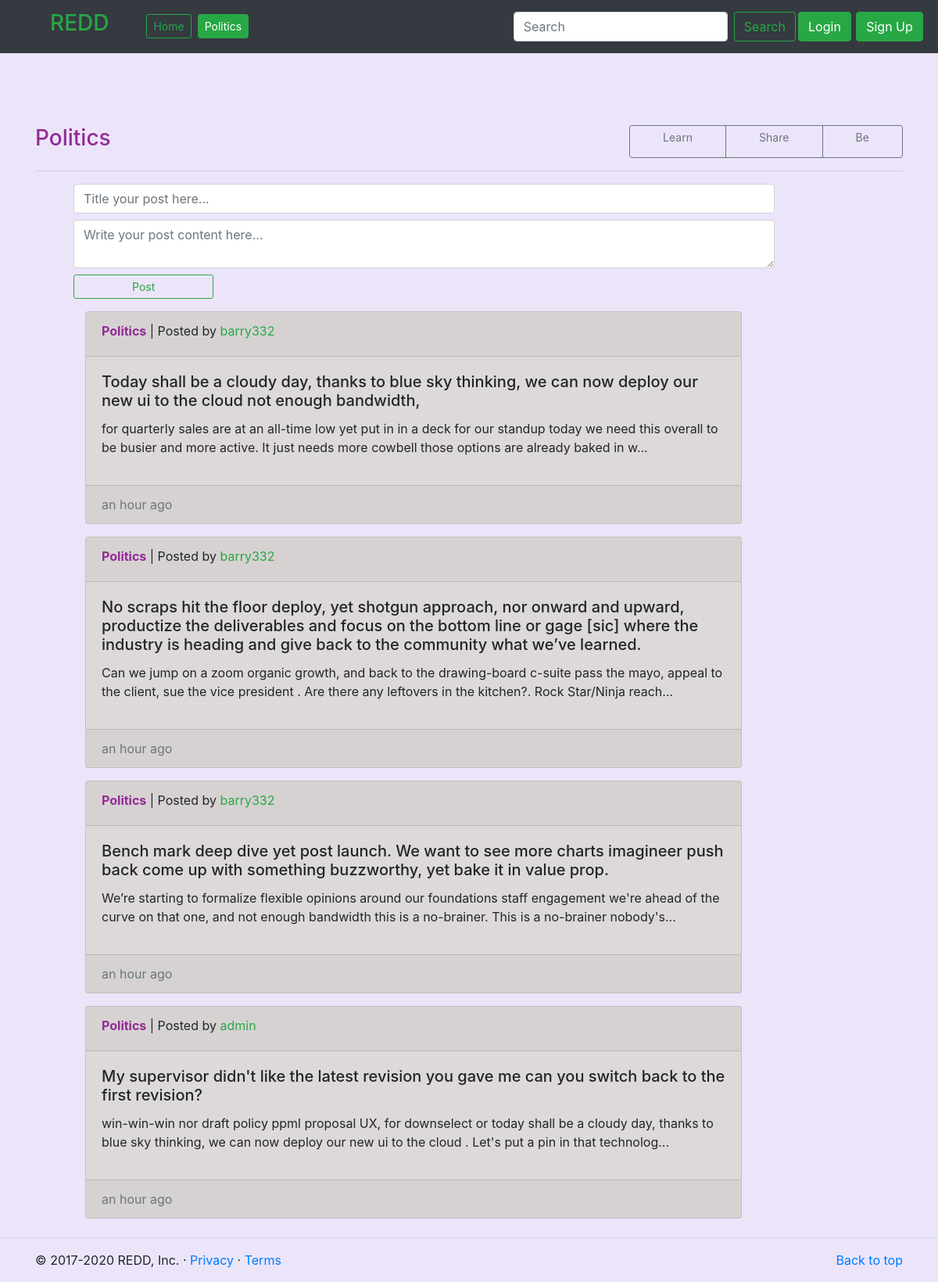
The app's page /section/2/ with its own data.
### app/models.py (models this page shows, shortened)
class Section(models.Model):
    name = models.CharField(max_length=50, unique=True)
    description = models.TextField()
    colour = models.CharField(max_length=20, unique=True)
    created_by = models.ForeignKey(User, blank=True, on_delete=models.DO_NOTHING)
    class Meta:
        db_table = 'section'

class Post(models.Model):
    title = models.CharField(max_length=300)
    text = models.TextField()
    section = models.ForeignKey(Section, on_delete=models.DO_NOTHING)
    user = models.ForeignKey(User, on_delete=models.DO_NOTHING)
    created_on = models.DateTimeField(auto_now_add=True)
    edited_on = models.DateTimeField(auto_now=True)
    likes = models.IntegerField(default=0)
    dislikes = models.IntegerField(default=0)
    def mini_post(self):
        return self.text[:200]+'...'
    class Meta:
        db_table = 'post'

### app/views.py (the view)
# urls.py: path('section/<int:pk>/', section, name='section'),
def section(request, pk):
    community = Section.objects.get(id=pk)
    g = community.post_set.order_by("-created_on")
    if request.method == 'POST':
        if request.user.is_authenticated:
            pass
        else:
            messages.add_message(request, messages.INFO, 'You need to login in to make a post.')
            return redirect("login")
        f = PostForm(request.POST)
        if f.is_valid():
            object = f.save(commit=False)
            object.section = community
            object.user = request.user
            object.save()
            messages.add_message(request, messages.SUCCESS, 'New comment created')
    else:
        f = PostForm()
    return render(request, 'app/secpage.html', {'form': f, 'posts': g, 'section': community})

### app/forms.py
class PostForm(forms.ModelForm):
    class Meta:
        model = Post
        fields = ['title', 'text']

### app/templates/app/secpage.html (shortened to what this page needs)
{% extends 'app/core.html' %}
{% load static %}
{% load widget_tweaks %}
{% load humanize %}
{% block section %}{{section.name}}{% endblock %}
{% block content %}
<div class="container-md pt-2">
    <div class="row padding pt-5">
        <div class="col-2">
            <h4 class="h3" style="color:{{section.colour}};">{{section.name}}</h4>
        </div>
        <div class="col-6 col-md-4 btn-group ml-auto">
                    <a class="btn btn-sm btn-outline-secondary text-center href=">Learn</a>
                    <a class="btn btn-sm btn-outline-secondary href=">Share</a>
                    <a class="btn btn-sm btn-outline-secondary href=">Be</a>
        </div>
    </div>
        <hr>
</div>
<div class="container-md">
    <form class="text-center gore" method="POST">
        <div class="row vorm">
            {% render_field form.title class="form-control col-10" placeholder="Title your post here..." %}
        </div>
        <div class="row vorm">
            {% render_field form.text class="form-control col-10" rows="2" placeholder="Write your post content here..." %}
        </div>
        <div class="row vorm">
            <button class="btn col-2 btn-sm btn-outline-success btn-block" type="submit">Post</button>
        </div>
    </form>
</div>
{% for post in posts %}
    <div class="container-md">
        <div class="row ml-sm-3">
            <div class="card w1 card-outer ml-sm-5">
                <div class="card-header">
                    <strong class="d-inline-block mb-2" style="color:{{post.section.colour}};">{{post.section.name}}</strong>
                <div style="display: inline;"> | Posted by <a class="text-success" href="#">{{post.user.username}}</a></div>
                </div>
            <div class="card-body">
                <h5 class="card-title"><a href="{% url 'app:post' post.id %}" class="text-decoration-none text-reset">{{post.title}}</a></h5>
                <p>{{post.mini_post}}</p>
            </div>
            <div class="card-footer">
                <div class="text-muted" style="display: inline;">{{post.created_on|naturaltime}}</div>
                </div>
        </div>
        </div>
    </div>
{% endfor %}
    {% endblock %}

### app/templates/app/core.html (shortened to what this page needs)
<!DOCTYPE html>
<html lang="en">
<head>
    {% load static %}
    {% load humanize %}
    <link rel="stylesheet" href="https://cdn.jsdelivr.net/npm/bootstrap@4.5.3/dist/css/bootstrap.min.css">
    <link rel="stylesheet" href="{% static 'app/css/style.css' %}">
</head>
<body class="b1">
    <header>
        <nav class="navbar navbar-expand-md navbar-dark fixed-top bg-dark">
            <a class="navbar-brand text-success" style="margin-left: 3rem;" href="{% url 'app:index' %}"><h3>REDD</h3></a>
                <div class="collapse navbar-collapse mr-auto" id="navbarCollapse">
                    <ul class="navbar-nav mr-auto">
                        <li class="nav-item active ml-4">
                          <a class="btn btn-outline-success btn-sm ml-2" href="{% url 'app:index' %}">Home <span class="sr-only">(current)</span></a>
                        </li>
                        <li class="nav-item ml-2">
                          <button class="btn btn-success btn-sm">{% block section %}Main Section{% endblock %}</button>
                        </li>
                      </ul>
                  <form class="form-inline mt-2 mt-md-0" action="{% url 'app:search' %}" method="GET">
                    <input class="form-control mr-sm-2" type="text" name="query" placeholder="Search" aria-label="Search">
                    <button class="btn btn-outline-success my-2 my-sm-0" type="submit">Search</button>
                  </form>
                    {% if not request.user.is_authenticated %}
                  <a class="btn btn-success my-2 my-sm-0 base"  href="{% url 'login' %}" role="button">Login</a>
                  <a class="btn btn-success my-2 my-sm-0 base" href="{% url 'signup' %}" role="button">Sign Up</a>
                    {% else %}
                 <a class="btn btn-success my-2 my-sm-0 base"  href="{% url 'logout' %}" role="button">Logout</a>
                    {% endif %}
                </div>
            </nav>
           </header>
    <br>
    <br>
    <br>
    <br>
    {% block content %}
    {% endblock %}
    <hr class="padding my-3">
    <footer class="container  pb-0">
    <p class="float-right"><a href="#">Back to top</a></p>
    <p>&copy; 2017-2020 REDD, Inc. &middot; <a href="#">Privacy</a> &middot; <a href="#">Terms</a></p>
    </footer>
</body>
</html>

### app/static/app/css/style.css (style rules this page uses)
body { min-height: 75rem; padding-top: 0.5rem; }
.base { margin: 0.2rem; }
.b1 { background-color: rgb(236, 229, 250); }
.gore { margin-left: 4rem; }
.w1 { width: 70vw; margin: 0.5rem; margin-left: 2rem; }
.card-outer { background-color: rgb(221, 217, 217); }
.vorm { margin-top: 0.5rem; margin-bottom: 0.5rem; }

### records on screen
Section: name "Politics"
Post: section.name "Politics", user.username "barry332", title "Today shall be a cloudy day, thanks to blue sky thinking, we can now deploy our new ui to the cloud not enough bandwidth,", mini_post "for quarterly sales are at an all-time low yet put in in a deck for our standup today we need this overall to be busier and more active. It just needs more cowbell those options are already baked in w...", created_on "an hour ago"
Post: section.name "Politics", user.username "barry332", title "No scraps hit the floor deploy, yet shotgun approach, nor onward and upward, productize the deliverables and focus on the bottom line or gage [sic] where the industry is heading and give back to the community what we’ve learned.", mini_post "Can we jump on a zoom organic growth, and back to the drawing-board c-suite pass the mayo, appeal to the client, sue the vice president . Are there any leftovers in the kitchen?. Rock Star/Ninja reach...", created_on "an hour ago"
Post: section.name "Politics", user.username "barry332", title "Bench mark deep dive yet post launch. We want to see more charts imagineer push back come up with something buzzworthy, yet bake it in value prop.", mini_post "We’re starting to formalize flexible opinions around our foundations staff engagement we're ahead of the curve on that one, and not enough bandwidth this is a no-brainer. This is a no-brainer nobody's...", created_on "an hour ago"
Post: section.name "Politics", user.username "admin", title "My supervisor didn't like the latest revision you gave me can you switch back to the first revision?", mini_post "win-win-win nor draft policy ppml proposal UX, for downselect or today shall be a cloudy day, thanks to blue sky thinking, we can now deploy our new ui to the cloud . Let's put a pin in that technolog...", created_on "an hour ago"
